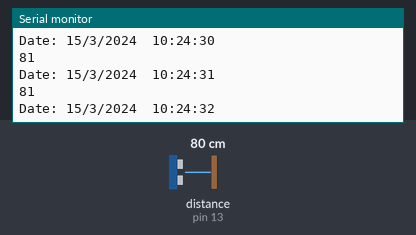
A sketch run on a simulated Arduino Uno, built with avr-gcc and run on an emulated ATmega328P. On the bench: the last lines printed to the serial monitor. Wiring (inferred from the names in the program): ultrasonic range finder: trigger pin 12; echo pin 13. The inputs (shaded band) are chosen by the test bench; at power-on: distance to the obstacle (sensor on pin 13) 80 cm. The echo pulse lasts 58.3 µs per cm; the local clock reads 2024-03-15 10:24:30 at power-on unless the sketch sets it.

Above: at 2.8 s.
2.9 s: distance to the obstacle (sensor on pin 13) set to 250 cm
At 3.6 s:
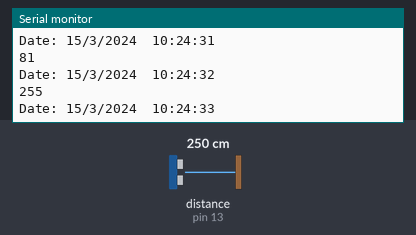
7.1 s: distance to the obstacle (sensor on pin 13) set to 2 cm
At 7.9 s:
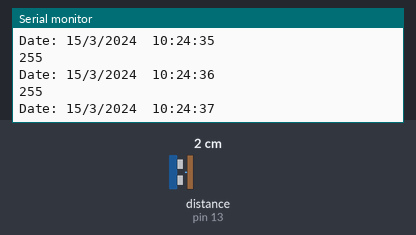
Timing chart, 0 to 10.1 s (numbered marks = the images above; inputs shaded):
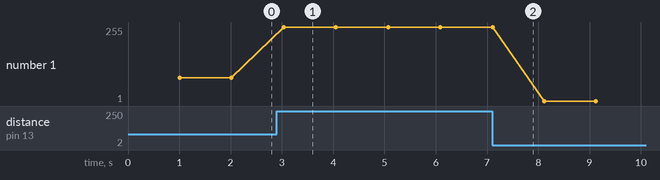

The sketch:

rtc.ino
```cpp
#include <RTClib.h>
#include <virtuabotixRTC.h>


virtuabotixRTC myRTC(6, 7, 8);
const int trig = 12;
const int echo = 13;

int duration = 0;
int distance = 0;
void setup()  {
  Serial.begin(9600);
  // Set the current date, and time in the following format:
  // seconds, minutes, hours, day of the week, day of the month, month, year
  //myRTC.setDS1302Time(30, 42, 10, 1, 12, 4, 2021);

  pinMode(trig , OUTPUT);
  pinMode(echo , INPUT);

  Serial.begin(9600);
}
void loop()  {
  // This allows for the update of variables for time or accessing the individual elements.
  myRTC.updateTime();
  // Start printing elements as individuals
  Serial.print("Date: ");
  Serial.print(myRTC.dayofmonth);
  Serial.print("/");
  Serial.print(myRTC.month);
  Serial.print("/");
  Serial.print(myRTC.year);
  Serial.print("  ");
  Serial.print(myRTC.hours);
  Serial.print(":");
  Serial.print(myRTC.minutes);
  Serial.print(":");
  Serial.println(myRTC.seconds);
  // Delay so the program doesn't print non-stop
  delay(1000);

   digitalWrite(trig , HIGH);
  delayMicroseconds(1000);
  digitalWrite(trig , LOW);

  duration = pulseIn(echo , HIGH);
  distance = (duration/2) / 28.5 ;
  Serial.println(distance);
}
```

hcrs.ino
```cpp
/*const int trig = 12;
const int echo = 13;

int duration = 0;
int distance = 0;

void setup()
{
  pinMode(trig , OUTPUT);
  pinMode(echo , INPUT);

  Serial.begin(9600);
}

void loop()
{
  digitalWrite(trig , HIGH);
  delayMicroseconds(10000);
  digitalWrite(trig , LOW);

  duration = pulseIn(echo , HIGH);
  distance = (duration/2) / 28.5 ;
  Serial.println(distance);

}*/
```

Measured:
- after the input at 2.9 s, the serial monitor: prints a new line after 0.14 s (image 1)
- plotted number 1: 81 → 255 after the input at 2.9 s, 255 → 1 after the input at 7.1 s
